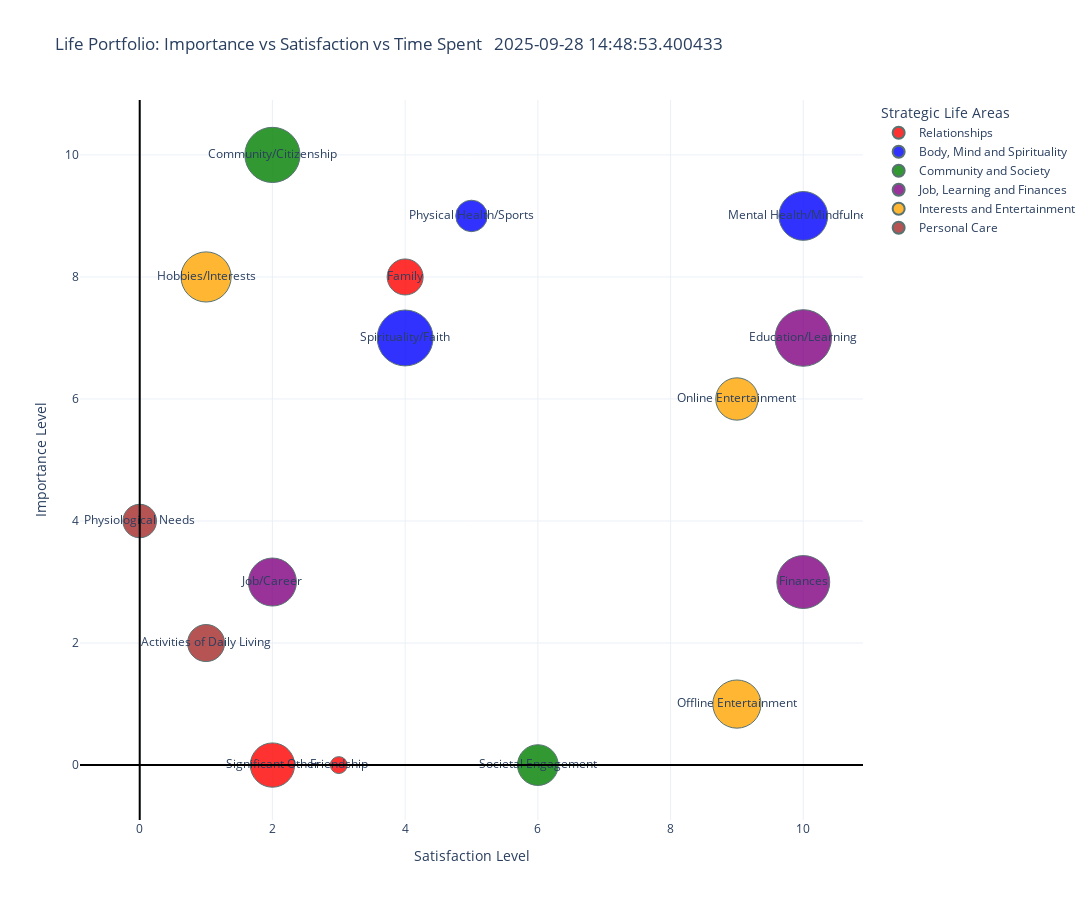

Here is the notebook cell this chart was saved with:
### Code cell
life_portfolio_created_date = latest_portfolio_df['Created_Date'].iloc[0]

color_map = {
    "Relationships": "red",
    "Body, Mind and Spirituality": "blue",
    "Community and Society": "green",
    "Job, Learning and Finances": "purple",
    "Interests and Entertainment": "orange",
    "Personal Care": "brown"
}

fig = px.scatter(
    latest_portfolio_df,
    x="Satisfaction Level",
    y="Importance Level",
    size="Average Hours Spent in Week",
    color="Strategic Life Areas(SLAs)",
    hover_name="Strategic Life Units (SLUs)",
    size_max=40,  # Controls max bubble size
    title=f"Life Portfolio: Importance vs Satisfaction vs Time Spent \n {life_portfolio_created_date}",
    color_discrete_map=color_map,
    text="Strategic Life Units (SLUs)",
)

# Ensure text is visible inside bubbles
fig.update_traces(
    textposition="middle center",
    textfont_size=12,  # Adjust font size if needed
    marker=dict(opacity=0.8, line=dict(width=1, color='DarkSlateGrey'))
)

# Add black lines at x=0 and y=0
fig.add_shape(
    type="line",
    x0=0, y0=-0.9, x1=0, y1=10.9,
    line=dict(color="black", width=2)
)
fig.add_shape(
    type="line",
    x0=-0.9, y0=0, x1=10.9, y1=0,
    line=dict(color="black", width=2)
)

# Update layout for better readability
fig.update_layout(
    xaxis=dict(title="Satisfaction Level", range=[-0.9, 10.9]),
    yaxis=dict(title="Importance Level", range=[-0.9, 10.9]),
    legend_title="Strategic Life Areas",
    template="plotly_white",
    width = 1200,
    height = 900
)

fig.show()

### Figure 1 — Plotly figure (JSON) as saved in the notebook; plotly's stock layout.template omitted (floating-point values rounded to 4 significant figures)
{"data": [{"hovertemplate": "<b>%{hovertext}</b><br><br>Strategic Life Areas(SLAs)=Relationships<br>Satisfaction Level=%{x}<br>Importance Level=%{y}<br>Average Hours Spent in Week=%{marker.size}<br>Strategic Life Units (SLUs)=%{text}<extra></extra>", "hovertext": ["Significant Other", "Family", "Friendship"], "legendgroup": "Relationships", "marker": {"color": "red", "line": {"color": "DarkSlateGrey", "width": 1}, "opacity": 0.8, "size": [103, 68, 15], "sizemode": "area", "sizeref": 0.105, "symbol": "circle"}, "mode": "markers+text", "name": "Relationships", "orientation": "v", "showlegend": true, "text": ["Significant Other", "Family", "Friendship"], "textfont": {"size": 12}, "textposition": "middle center", "type": "scatter", "x": [2, 4, 3], "xaxis": "x", "y": [0, 8, 0], "yaxis": "y"}, {"hovertemplate": "<b>%{hovertext}</b><br><br>Strategic Life Areas(SLAs)=Body, Mind and Spirituality<br>Satisfaction Level=%{x}<br>Importance Level=%{y}<br>Average Hours Spent in Week=%{marker.size}<br>Strategic Life Units (SLUs)=%{text}<extra></extra>", "hovertext": ["Physical Health/Sports", "Mental Health/Mindfulness", "Spirituality/Faith"], "legendgroup": "Body, Mind and Spirituality", "marker": {"color": "blue", "line": {"color": "DarkSlateGrey", "width": 1}, "opacity": 0.8, "size": [52, 125, 164], "sizemode": "area", "sizeref": 0.105, "symbol": "circle"}, "mode": "markers+text", "name": "Body, Mind and Spirituality", "orientation": "v", "showlegend": true, "text": ["Physical Health/Sports", "Mental Health/Mindfulness", "Spirituality/Faith"], "textfont": {"size": 12}, "textposition": "middle center", "type": "scatter", "x": [5, 10, 4], "xaxis": "x", "y": [9, 9, 7], "yaxis": "y"}, {"hovertemplate": "<b>%{hovertext}</b><br><br>Strategic Life Areas(SLAs)=Community and Society<br>Satisfaction Level=%{x}<br>Importance Level=%{y}<br>Average Hours Spent in Week=%{marker.size}<br>Strategic Life Units (SLUs)=%{text}<extra></extra>", "hovertext": ["Community/Citizenship", "Societal Engagement"], "legendgroup": "Community and Society", "marker": {"color": "green", "line": {"color": "DarkSlateGrey", "width": 1}, "opacity": 0.8, "size": [160, 87], "sizemode": "area", "sizeref": 0.105, "symbol": "circle"}, "mode": "markers+text", "name": "Community and Society", "orientation": "v", "showlegend": true, "text": ["Community/Citizenship", "Societal Engagement"], "textfont": {"size": 12}, "textposition": "middle center", "type": "scatter", "x": [2, 6], "xaxis": "x", "y": [10, 0], "yaxis": "y"}, {"hovertemplate": "<b>%{hovertext}</b><br><br>Strategic Life Areas(SLAs)=Job, Learning and Finances<br>Satisfaction Level=%{x}<br>Importance Level=%{y}<br>Average Hours Spent in Week=%{marker.size}<br>Strategic Life Units (SLUs)=%{text}<extra></extra>", "hovertext": ["Job/Career", "Education/Learning", "Finances"], "legendgroup": "Job, Learning and Finances", "marker": {"color": "purple", "line": {"color": "DarkSlateGrey", "width": 1}, "opacity": 0.8, "size": [121, 168, 147], "sizemode": "area", "sizeref": 0.105, "symbol": "circle"}, "mode": "markers+text", "name": "Job, Learning and Finances", "orientation": "v", "showlegend": true, "text": ["Job/Career", "Education/Learning", "Finances"], "textfont": {"size": 12}, "textposition": "middle center", "type": "scatter", "x": [2, 10, 10], "xaxis": "x", "y": [3, 7, 3], "yaxis": "y"}, {"hovertemplate": "<b>%{hovertext}</b><br><br>Strategic Life Areas(SLAs)=Interests and Entertainment<br>Satisfaction Level=%{x}<br>Importance Level=%{y}<br>Average Hours Spent in Week=%{marker.size}<br>Strategic Life Units (SLUs)=%{text}<extra></extra>", "hovertext": ["Hobbies/Interests", "Online Entertainment", "Offline Entertainment"], "legendgroup": "Interests and Entertainment", "marker": {"color": "orange", "line": {"color": "DarkSlateGrey", "width": 1}, "opacity": 0.8, "size": [132, 94, 122], "sizemode": "area", "sizeref": 0.105, "symbol": "circle"}, "mode": "markers+text", "name": "Interests and Entertainment", "orientation": "v", "showlegend": true, "text": ["Hobbies/Interests", "Online Entertainment", "Offline Entertainment"], "textfont": {"size": 12}, "textposition": "middle center", "type": "scatter", "x": [1, 9, 9], "xaxis": "x", "y": [8, 6, 1], "yaxis": "y"}, {"hovertemplate": "<b>%{hovertext}</b><br><br>Strategic Life Areas(SLAs)=Personal Care<br>Satisfaction Level=%{x}<br>Importance Level=%{y}<br>Average Hours Spent in Week=%{marker.size}<br>Strategic Life Units (SLUs)=%{text}<extra></extra>", "hovertext": ["Physiological Needs", "Activities of Daily Living"], "legendgroup": "Personal Care", "marker": {"color": "brown", "line": {"color": "DarkSlateGrey", "width": 1}, "opacity": 0.8, "size": [59, 72], "sizemode": "area", "sizeref": 0.105, "symbol": "circle"}, "mode": "markers+text", "name": "Personal Care", "orientation": "v", "showlegend": true, "text": ["Physiological Needs", "Activities of Daily Living"], "textfont": {"size": 12}, "textposition": "middle center", "type": "scatter", "x": [0, 1], "xaxis": "x", "y": [4, 2], "yaxis": "y"}], "layout": {"height": 900, "legend": {"itemsizing": "constant", "title": {"text": "Strategic Life Areas"}, "tracegroupgap": 0}, "shapes": [{"line": {"color": "black", "width": 2}, "type": "line", "x0": 0, "x1": 0, "y0": -0.9, "y1": 10.9}, {"line": {"color": "black", "width": 2}, "type": "line", "x0": -0.9, "x1": 10.9, "y0": 0, "y1": 0}], "title": {"text": "Life Portfolio: Importance vs Satisfaction vs Time Spent \n 2025-09-28 14:48:53.400433"}, "width": 1200, "xaxis": {"anchor": "y", "domain": [0, 1], "range": [-0.9, 10.9], "title": {"text": "Satisfaction Level"}}, "yaxis": {"anchor": "x", "domain": [0, 1], "range": [-0.9, 10.9], "title": {"text": "Importance Level"}}}}
